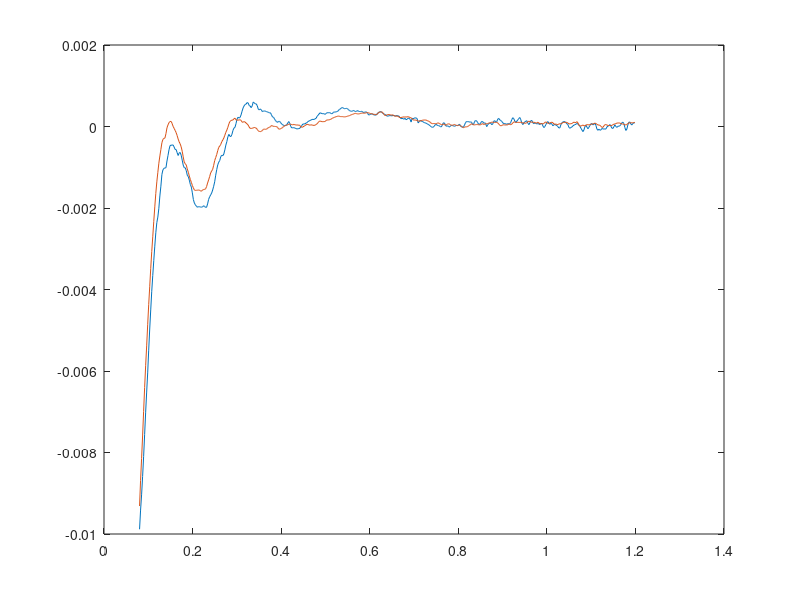

Here is the MATLAB script that generated this plot:
clear all
temp1 = load("SRII_BS_2.mat");
temp1b = temp1.SRII_BS_2; 
temp2 = load("SRII_HtrII_BS_2.mat");
temp2b = temp2.SRII_HtrII_BS_2; 
q = temp1.qIN;

plot(q,temp1b)
hold on
plot(q,temp2b)
